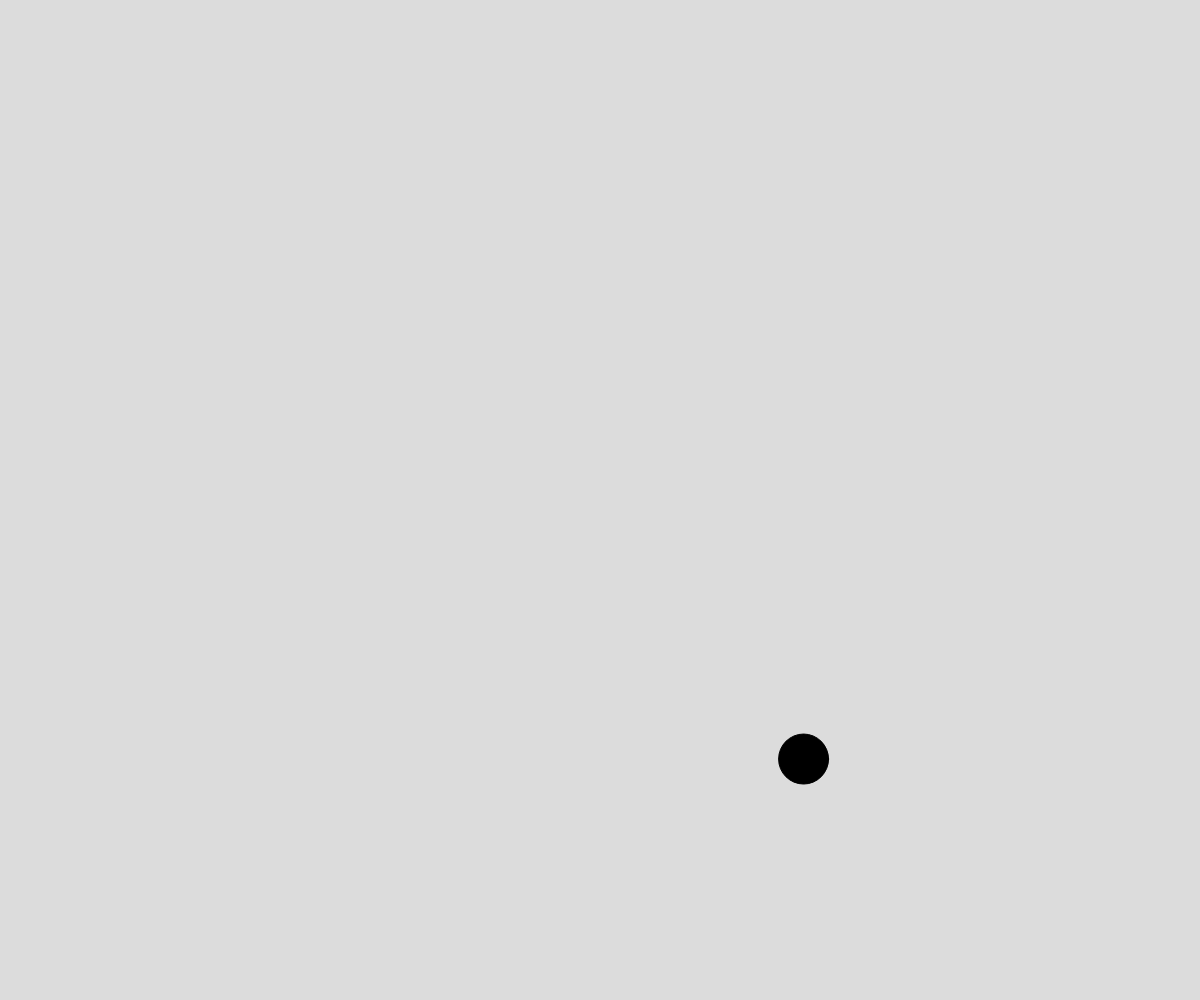
Frame 1 (no input)
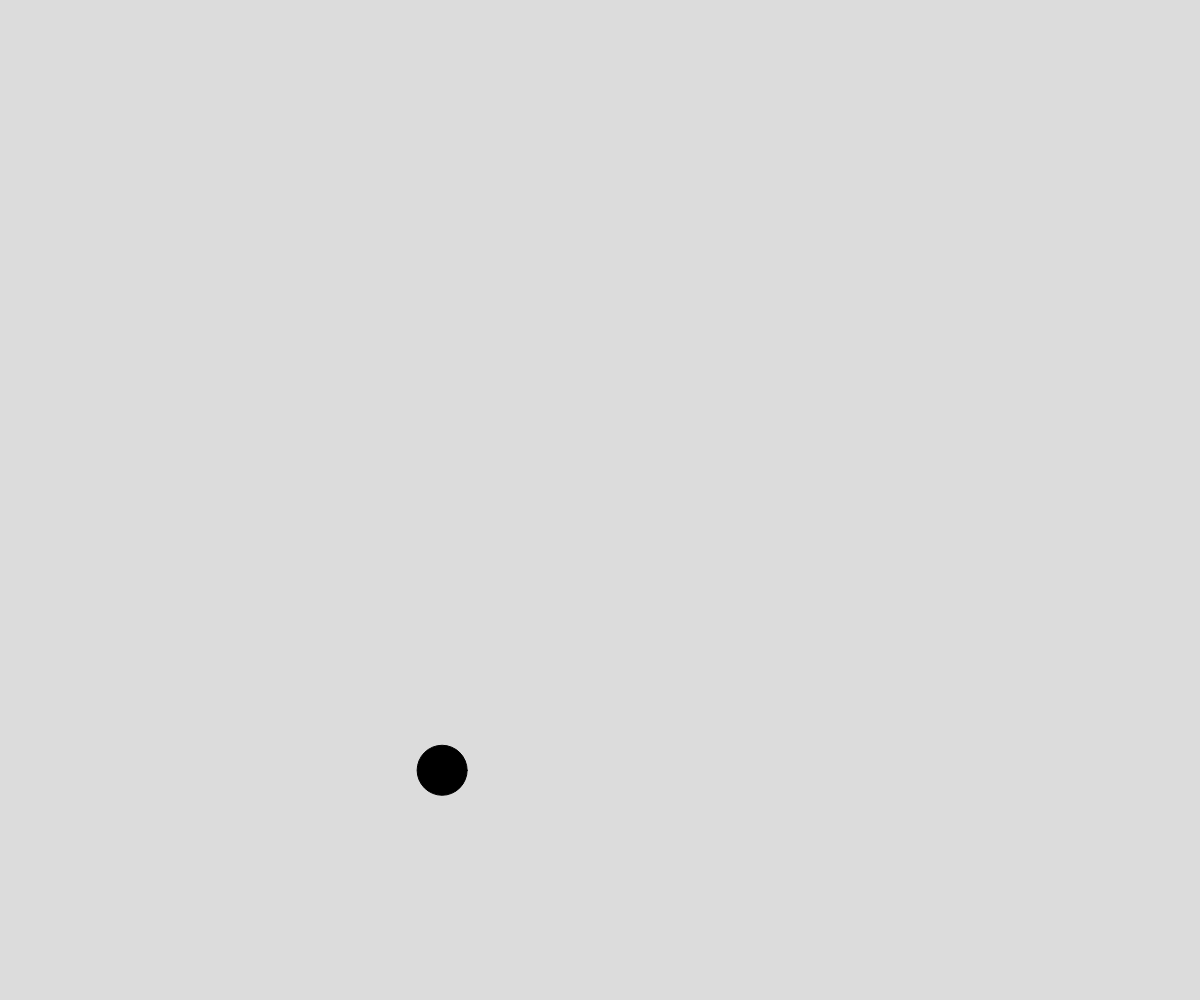
Frame 60 (no input)
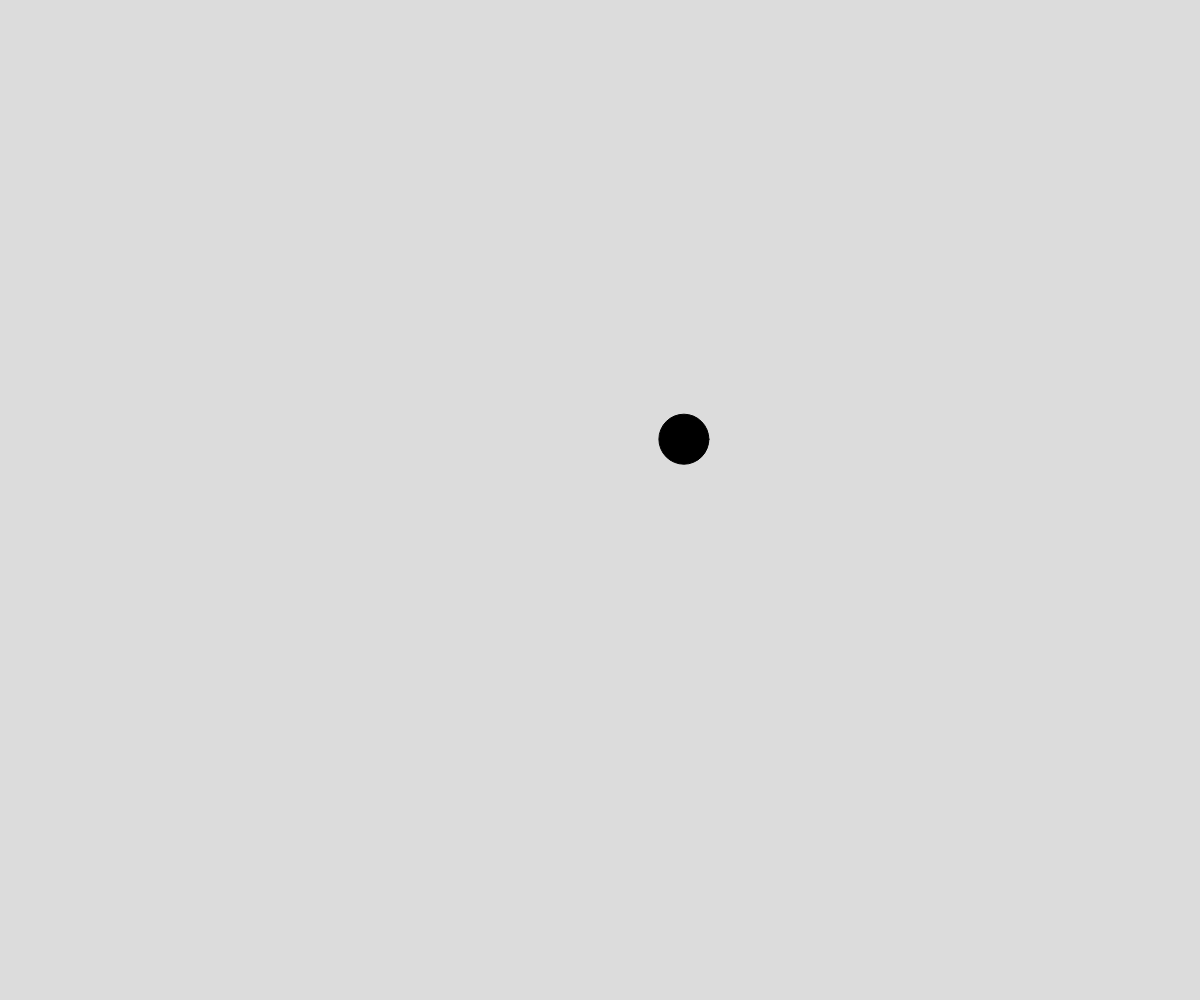
Frame 120 (the mouse pressed at the canvas centre since frame 60)

The p5.js sketch that drew these frames (run headless with seeded random() and noise() and a simulated clock; from frame 60 on, the mouse is pressed at the canvas centre):

// p5.js sketch
// ── sketch.js
// Perlin noise

let time = 0;
let deltaTime = 0.015;
const TIME_OFF_SET = 10000; 

async function setup() {
  createCanvas(windowWidth, windowHeight);
}

function draw() {
  background(220);


  let x = noise(time) * width;
  let y = noise(time + TIME_OFF_SET) * height;
  fill("black");
  circle(x, y, 50);

  time += deltaTime;
}
